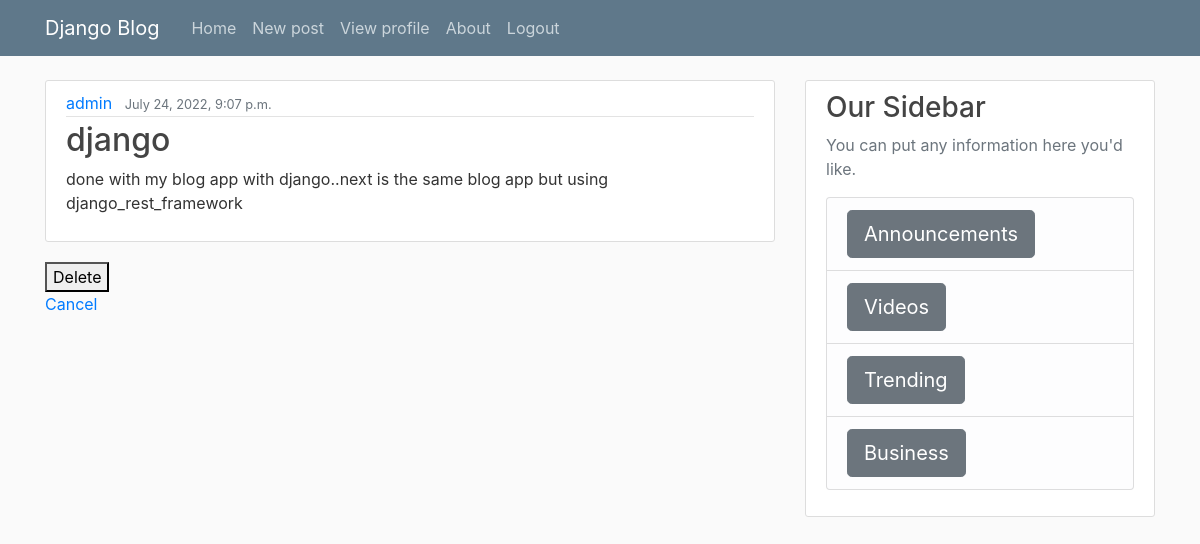
/detail/3 (signed in), run on the app's committed database.
### blog/models.py (models this page shows)
class post(models.Model):
    author=models.ForeignKey(User,on_delete=models.CASCADE)
    title=models.CharField(max_length=100)
    image=models.ImageField(upload_to='post_images',blank=True)
    content=models.TextField()
    date_posted=models.DateTimeField(default=timezone.now)

### blog/views.py (the view)
# urls.py: path('detail/<int:id>',views.detail,name='detail'),
@login_required(login_url='sign_in')
def detail(request,id):
    detail_post=post.objects.get(id=id)
    return render(request,'blog/detail.html',{'post':detail_post})

### blog/templates/blog/detail.html
{% extends "blog/base.html" %}
{% block content %}
        <article class="media content-section">
          <div class="media-body">
            <div class="article-metadata">
              <a class="mr-2" href="#">{{ post.author }}</a>
              <small class="text-muted">{{ post.date_posted }}</small>
            </div>
            <h2><a class="article-title" href="#">{{ post.title }}</a></h2>
            <p class="article-content">{{ post.content }}</p>
          </div>
        </article>
        <form method='POST' action="{% url 'delete' post.id %}">
            <button type='submit'>Delete</button>
        </form>
        <a class="mr-2" href="#">Cancel</a>
{% endblock content %}

### blog/static/blog/main.css (style rules this page uses)
body { background: #fafafa; color: #333333; margin-top: 5rem; }
h1, h2, h3, h4, h5, h6 { color: #444444; }
.content-section { background: #ffffff; padding: 10px 20px; border: 1px solid #dddddd; border-radius: 3px; margin-bottom: 20px; }
.article-title { color: #444444; }
.article-content { white-space: pre-line; }
.article-metadata { padding-bottom: 1px; margin-bottom: 4px; border-bottom: 1px solid #e3e3e3 }

### data on the page
post: author "admin", date_posted "July 24, 2022, 9:07 p.m.", title "django", content "done with my blog app with django..next is the same blog app but using django_rest_framework"
